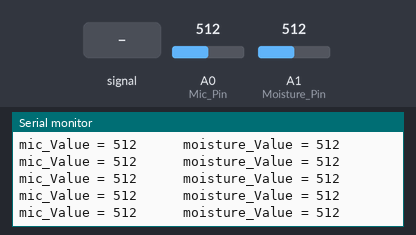
A sketch run on a simulated Arduino Uno, built with avr-gcc and run on an emulated ATmega328P. Parts: the last lines printed to the serial monitor. Inputs (shaded band) come from the test bench; at power-on: A0 (Mic_Pin) = 512, A1 (Moisture_Pin) = 512.

Above: at 1.2 s.
1.3 s: A0 (Mic_Pin) fed a 200 Hz sine of ±81 counts around its level
At 1.56 s:
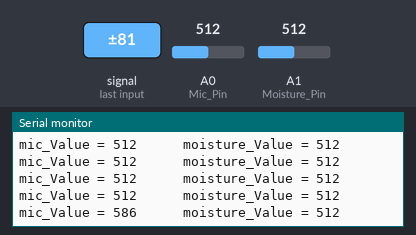
2.8 s: A0 (Mic_Pin) set to 716
At 2.97 s:
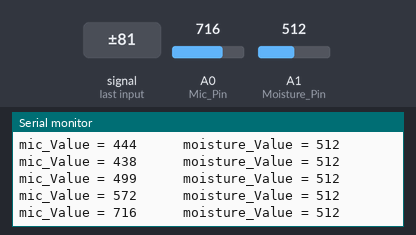
4.3 s: A1 (Moisture_Pin) set to 716
At 4.37 s:
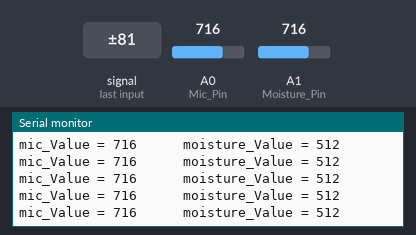
5.8 s: A0 (Mic_Pin) fed a 1000 Hz sine of ±255 counts around its level
At 5.98 s:
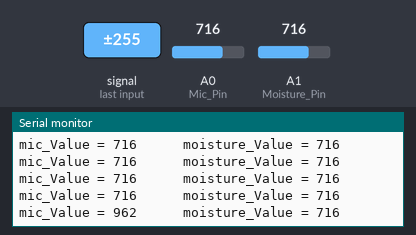
7.3 s: A0 (Mic_Pin) set to 900
At 7.38 s:
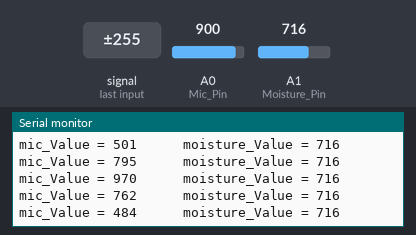
8.8 s: A1 (Moisture_Pin) set to 900
At 8.99 s:
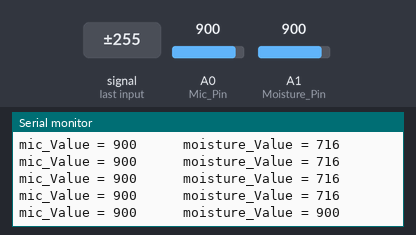
Timing chart, 0 to 11.3 s (numbered marks = the images above; inputs shaded):
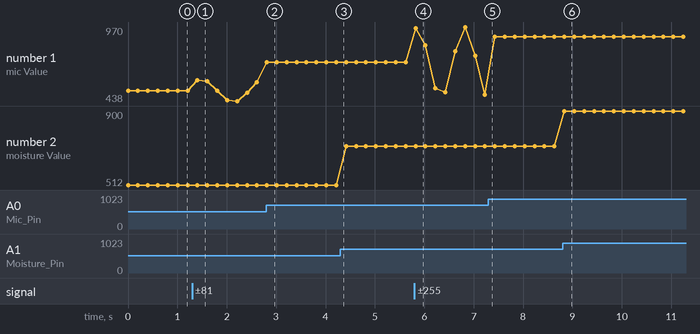

Measured:
- after the input at 1.3 s, the serial monitor: prints a new line after 0.11 s (image 1)
- after the input at 2.8 s, the serial monitor: prints a new line at once (image 2)
- after the input at 5.8 s, the serial monitor: prints a new line at once (image 4)
- after the input at 8.8 s, the serial monitor: prints a new line at once (image 6)
- plotted number 1: 512 → 572 after the input at 1.3 s, 572 → 716 after the input at 2.8 s, 716 → 484 after the input at 5.8 s, 484 → 900 after the input at 7.3 s

The sketch:

Sensor_Test.ino
```cpp
//YouTube|Tech at Home

int Mic_Pin = A0;
int Moisture_Pin = A1;
int mic_Value,moisture_Value;

void setup()
{
  Serial.begin(9600);
  pinMode(A0,INPUT);
  pinMode(A1,INPUT);
}

void loop()
{
  mic_Value = analogRead(A0);
  moisture_Value= analogRead(A1);

  Serial.print("mic_Value = ");
  Serial.print(mic_Value);
  Serial.print("\t\t\t");
  Serial.print("moisture_Value = ");
  Serial.print(moisture_Value);
  Serial.print("\n");
  delay(200);
}
```
